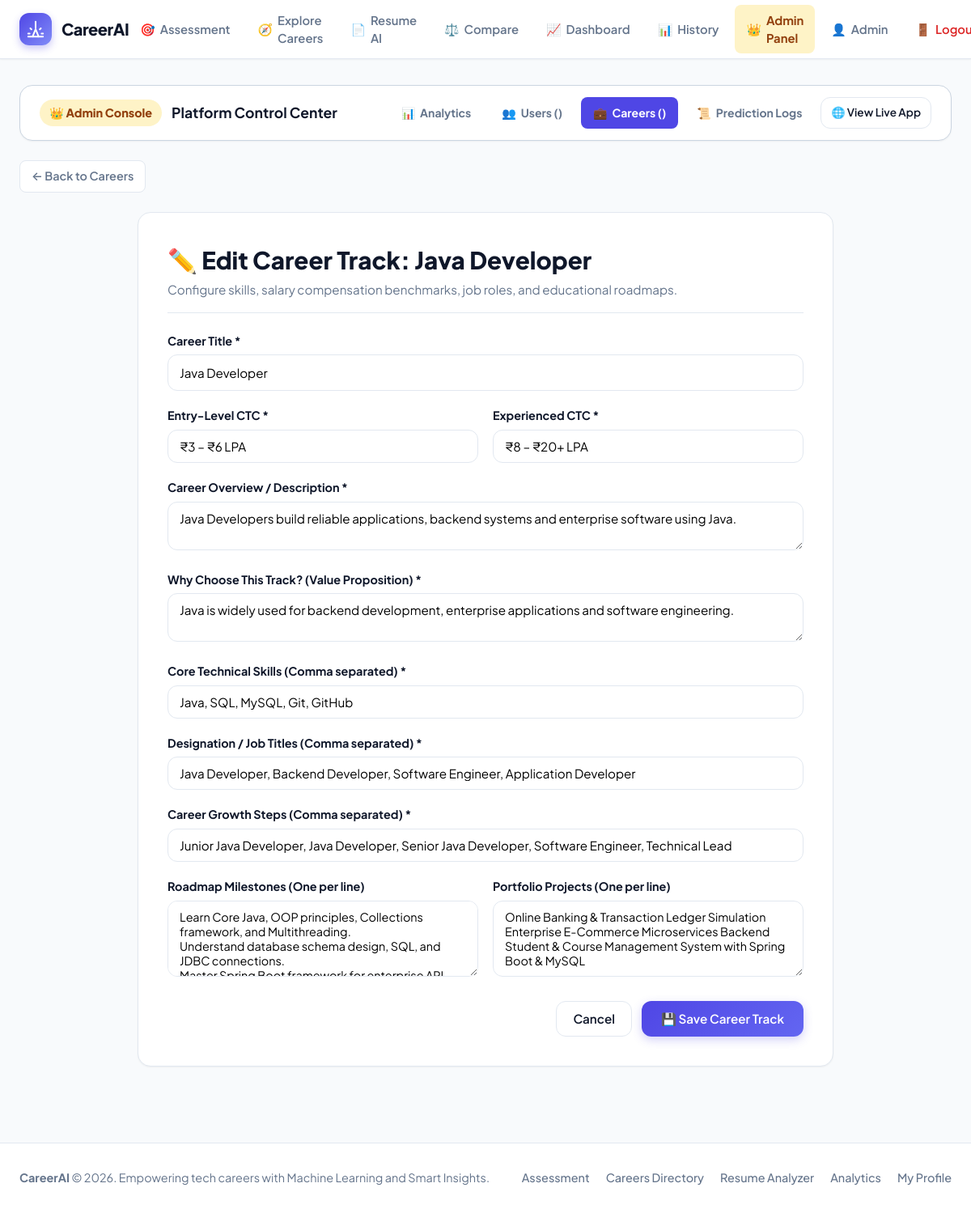
The app's page /admin/careers/2/edit (signed in) with its own data.
### tables this page shows
CREATE TABLE careers (
        id INTEGER PRIMARY KEY AUTOINCREMENT,
        name TEXT UNIQUE NOT NULL,
        description TEXT NOT NULL,
        reason TEXT NOT NULL,
        entry_salary TEXT NOT NULL,
        exp_salary TEXT NOT NULL,
        skills TEXT NOT NULL,
        roles TEXT NOT NULL,
        growth TEXT NOT NULL,
        roadmap TEXT NOT NULL,
        projects TEXT NOT NULL,
        resources TEXT NOT NULL,
        updated_at TIMESTAMP DEFAULT CURRENT_TIMESTAMP
    );

### app.py (the view, shortened to what this page needs)
@app.route("/admin/careers/<int:career_id>/edit", methods=["GET", "POST"])
@admin_required
def admin_edit_career(career_id):
    connection = sqlite3.connect(DATABASE)
    connection.row_factory = sqlite3.Row
    try:
        cursor = connection.cursor()
        cursor.execute("SELECT * FROM careers WHERE id = ?", (career_id,))
        career = cursor.fetchone()
        if not career:
            flash("Career track not found.", "error")
            return redirect(url_for("admin_careers"))
        skills_list = json.loads(career["skills"]) if career["skills"] else []
        roles_list = json.loads(career["roles"]) if career["roles"] else []
        growth_list = json.loads(career["growth"]) if career["growth"] else []
        roadmap_list = json.loads(career["roadmap"]) if career["roadmap"] else []
        projects_list = json.loads(career["projects"]) if career["projects"] else []
        context = {
            "career": career,
            "skills_str": ", ".join(skills_list),
            "roles_str": ", ".join(roles_list),
            "growth_str": ", ".join(growth_list),
            "roadmap_str": "\n".join(roadmap_list),
            "projects_str": "\n".join(projects_list)
        }
    finally:
        connection.close()
    return render_template("admin/career_form.html", **context)

### app.py (called while the page is built)
@app.context_processor
def inject_current_user():
    user_id = session.get("user_id")
    user_name = session.get("user_name")
    user_email = session.get("user_email")
    role = session.get("role", "user")
    return {
        "current_user": {
            "id": user_id,
            "name": user_name,
            "email": user_email,
            "role": role,
            "is_authenticated": bool(user_id),
            "is_admin": (role == "admin")
        }
    }

def admin_required(view_func):
    @wraps(view_func)
    def decorated_view(*args, **kwargs):
        if not session.get("user_id"):
            flash("Please sign in with administrator credentials.", "warning")
            return redirect(url_for("login", next=request.path))
        if session.get("role") != "admin":
            flash("Access denied. Administrator privileges are required to view this panel.", "error")
            return redirect(url_for("home"))
        return view_func(*args, **kwargs)
    return decorated_view

### templates/admin/career_form.html (shortened to what this page needs)
{% extends "admin/base_admin.html" %}
{% block admin_content %}
<div class="breadcrumb-bar">
    <a href="/admin/careers" class="back-link">
        <span>← Back to Careers</span>
    </a>
</div>
<div class="card" style="max-width: 860px; margin: 0 auto; padding: 36px;">
    <div style="border-bottom: 1px solid var(--border); padding-bottom: 16px; margin-bottom: 24px;">
        <h1 style="font-size: 1.85rem; font-weight: 800; color: var(--text-main);">
            {% if career %}✏️ Edit Career Track: {{ career['name'] }}{% else %}🚀 Add New Career Track{% endif %}
        </h1>
        <p style="color: var(--text-muted); font-size: 0.95rem; margin-top: 4px;">
            Configure skills, salary compensation benchmarks, job roles, and educational roadmaps.
        </p>
    </div>
    <form action="{% if career %}/admin/careers/{{ career['id'] }}/edit{% else %}/admin/careers/add{% endif %}" method="POST">
        <div style="margin-bottom: 20px;">
            <label style="display: block; font-weight: 700; font-size: 0.9rem; margin-bottom: 6px;">Career Title *</label>
            <input type="text" name="name" value="{{ career['name'] if career else '' }}" required placeholder="e.g. Cybersecurity Analyst, Cloud Architect"
                style="width: 100%; padding: 12px 14px; border: 1px solid var(--border); border-radius: var(--radius-md); font-size: 0.95rem; outline: none;">
        </div>
        <div style="display: grid; grid-template-columns: 1fr 1fr; gap: 18px; margin-bottom: 20px;">
            <div>
                <label style="display: block; font-weight: 700; font-size: 0.9rem; margin-bottom: 6px;">Entry-Level CTC *</label>
                <input type="text" name="entry_salary" value="{{ career['entry_salary'] if career else '' }}" required placeholder="e.g. ₹3 – ₹6 LPA"
                    style="width: 100%; padding: 10px 14px; border: 1px solid var(--border); border-radius: var(--radius-md); font-size: 0.95rem; outline: none;">
            </div>
            <div>
                <label style="display: block; font-weight: 700; font-size: 0.9rem; margin-bottom: 6px;">Experienced CTC *</label>
                <input type="text" name="exp_salary" value="{{ career['exp_salary'] if career else '' }}" required placeholder="e.g. ₹8 – ₹20+ LPA"
                    style="width: 100%; padding: 10px 14px; border: 1px solid var(--border); border-radius: var(--radius-md); font-size: 0.95rem; outline: none;">
            </div>
        </div>
        <div style="margin-bottom: 20px;">
            <label style="display: block; font-weight: 700; font-size: 0.9rem; margin-bottom: 6px;">Career Overview / Description *</label>
            <textarea name="description" rows="2" required placeholder="What does this role entail on a daily basis?"
                style="width: 100%; padding: 10px 14px; border: 1px solid var(--border); border-radius: var(--radius-md); font-size: 0.95rem; outline: none;">{{ career['description'] if career else '' }}</textarea>
        </div>
        <div style="margin-bottom: 20px;">
            <label style="display: block; font-weight: 700; font-size: 0.9rem; margin-bottom: 6px;">Why Choose This Track? (Value Proposition) *</label>
            <textarea name="reason" rows="2" required placeholder="Why is this career in demand and who is suited for it?"
                style="width: 100%; padding: 10px 14px; border: 1px solid var(--border); border-radius: var(--radius-md); font-size: 0.95rem; outline: none;">{{ career['reason'] if career else '' }}</textarea>
        </div>
        <div style="margin-bottom: 20px;">
            <label style="display: block; font-weight: 700; font-size: 0.9rem; margin-bottom: 6px;">
                Core Technical Skills (Comma separated) *
            </label>
            <input type="text" name="skills" value="{{ skills_str if skills_str is defined else '' }}" required placeholder="e.g. Python, SQL, Git, Linux, Docker"
                style="width: 100%; padding: 10px 14px; border: 1px solid var(--border); border-radius: var(--radius-md); font-size: 0.95rem; outline: none;">
        </div>
        <div style="margin-bottom: 20px;">
            <label style="display: block; font-weight: 700; font-size: 0.9rem; margin-bottom: 6px;">
                Designation / Job Titles (Comma separated) *
            </label>
            <input type="text" name="roles" value="{{ roles_str if roles_str is defined else '' }}" required placeholder="e.g. Junior Engineer, Software Engineer, Backend Dev, Tech Lead"
                style="width: 100%; padding: 10px 14px; border: 1px solid var(--border); border-radius: var(--radius-md); font-size: 0.95rem; outline: none;">
        </div>
        <div style="margin-bottom: 20px;">
            <label style="display: block; font-weight: 700; font-size: 0.9rem; margin-bottom: 6px;">
                Career Growth Steps (Comma separated) *
            </label>
            <input type="text" name="growth" value="{{ growth_str if growth_str is defined else '' }}" required placeholder="e.g. Junior Dev, Senior Dev, Engineering Manager, Director"
                style="width: 100%; padding: 10px 14px; border: 1px solid var(--border); border-radius: var(--radius-md); font-size: 0.95rem; outline: none;">
        </div>
        <div style="display: grid; grid-template-columns: 1fr 1fr; gap: 18px; margin-bottom: 24px;">
            <div>
                <label style="display: block; font-weight: 700; font-size: 0.9rem; margin-bottom: 6px;">
                    Roadmap Milestones (One per line)
                </label>
                <textarea name="roadmap" rows="4" placeholder="Step 1: Master fundamentals&#10;Step 2: Build projects&#10;Step 3: Internships"
                    style="width: 100%; padding: 10px 14px; border: 1px solid var(--border); border-radius: var(--radius-md); font-size: 0.9rem; outline: none;">{{ roadmap_str if roadmap_str is defined else '' }}</textarea>
            </div>
            <div>
                <label style="display: block; font-weight: 700; font-size: 0.9rem; margin-bottom: 6px;">
                    Portfolio Projects (One per line)
                </label>
                <textarea name="projects" rows="4" placeholder="Project 1: CLI Utility&#10;Project 2: REST API&#10;Project 3: Production SaaS"
                    style="width: 100%; padding: 10px 14px; border: 1px solid var(--border); border-radius: var(--radius-md); font-size: 0.9rem; outline: none;">{{ projects_str if projects_str is defined else '' }}</textarea>
            </div>
        </div>
        <div style="display: flex; gap: 12px; justify-content: flex-end;">
            <a href="/admin/careers" class="btn btn-secondary">Cancel</a>
            <button type="submit" class="btn btn-primary" style="padding: 10px 24px;">
                <span>💾 Save Career Track</span>
            </button>
        </div>
    </form>
</div>
{% endblock %}

### templates/base.html (style rules this page uses)
:root { --primary: #4f46e5; --primary-hover: #4338ca; --primary-light: #eef2ff; --primary-text: #3730a3; --secondary: #0ea5e9; --secondary-light: #f0f9ff; --success: #10b981; --success-light: #ecfdf5; --success-text: #065f46; --warning: #f59e0b; --warning-light: #fffbeb; --danger: #ef4444; --danger-light: #fef2f2; --bg-main: #f8fafc; --bg-card: #ffffff; --text-main: #0f172a; --text-muted: #64748b; --text-light: #94a3b8; --border: #e2e8f0; --border-hover: #cbd5e1; --shadow-sm: 0 1px 2px 0 rgba(0, 0, 0, 0.05); --shadow-md: 0 4px 6px -1px rgba(0, 0, 0, 0.08), 0 2px 4px -2px rgba(0, 0, 0, 0.04); --shadow-lg: 0 10px 15px -3px rgba(0, 0, 0, 0.08), 0 4px 6px -4px rgba(0, 0, 0, 0.04); --shadow-xl: 0 20px 25px -5px rgba(0, 0, 0, 0.08), 0 8px 10px -6px rgba(0, 0, 0, 0.04); --radius-sm: 8px; --radius-md: 12px; --radius-lg: 16px; --radius-xl: 24px; }
* { box-sizing: border-box; margin: 0; padding: 0; font-family: 'Plus Jakarta Sans', 'Inter', -apple-system, BlinkMacSystemFont, 'Segoe UI', Roboto, sans-serif; }
body { background-color: var(--bg-main); color: var(--text-main); min-height: 100vh; display: flex; flex-direction: column; line-height: 1.5; -webkit-font-smoothing: antialiased; }
.card { background: var(--bg-card); border: 1px solid var(--border); border-radius: var(--radius-lg); padding: 28px; box-shadow: var(--shadow-sm); transition: all 0.25s ease; }
.btn { display: inline-flex; align-items: center; justify-content: center; gap: 8px; padding: 10px 20px; font-size: 0.95rem; font-weight: 600; border-radius: var(--radius-md); text-decoration: none; border: none; cursor: pointer; transition: all 0.2s ease; }
.btn-primary { background: linear-gradient(135deg, var(--primary), #6366f1); color: white; box-shadow: 0 4px 12px rgba(79, 70, 229, 0.25); }
.btn-secondary { background: white; color: var(--text-main); border: 1px solid var(--border); }
.breadcrumb-bar { display: flex; align-items: center; justify-content: space-between; margin-bottom: 24px; }
.back-link { display: inline-flex; align-items: center; gap: 6px; text-decoration: none; color: var(--text-muted); font-weight: 600; font-size: 0.9rem; padding: 8px 14px; background: white; border: 1px solid var(--border); border-radius: var(--radius-sm); transition: all 0.2s ease; }

### records on screen
careers: name "Java Developer", entry_salary "₹3 – ₹6 LPA", exp_salary "₹8 – ₹20+ LPA", description "Java Developers build reliable applications, backend systems and enterprise software using Java.", reason "Java is widely used for backend development, enterprise applications and software engineering."

### other values on screen
{{ current_user.name.split(' ')[0] if current_user.name else 'Profile' }} "Admin"
